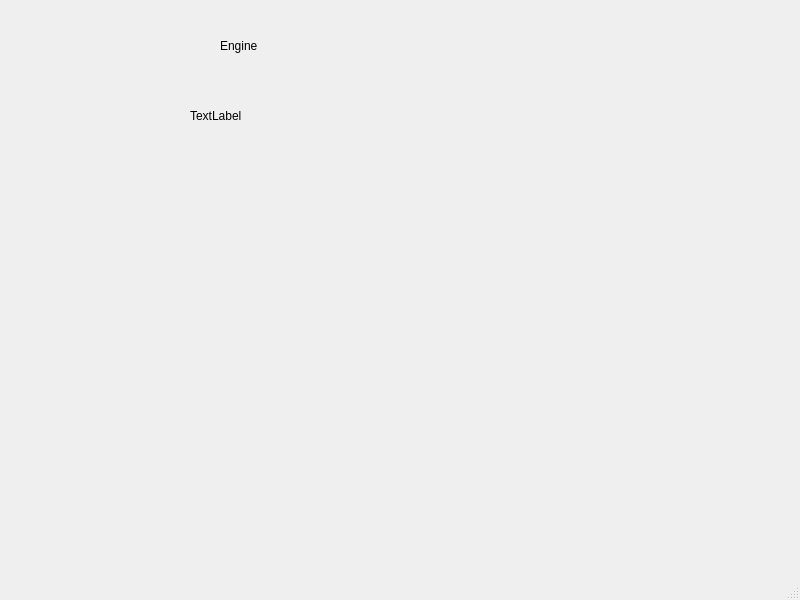
<?xml version="1.0" encoding="UTF-8"?>
<ui version="4.0">
 <class>MainWindow</class>
 <widget class="QMainWindow" name="MainWindow">
  <property name="geometry">
   <rect>
    <x>0</x>
    <y>0</y>
    <width>800</width>
    <height>600</height>
   </rect>
  </property>
  <property name="windowTitle">
   <string>MainWindow</string>
  </property>
  <widget class="QWidget" name="centralwidget">
   <widget class="QLabel" name="label">
    <property name="geometry">
     <rect>
      <x>220</x>
      <y>10</y>
      <width>251</width>
      <height>71</height>
     </rect>
    </property>
    <property name="text">
     <string>Engine </string>
    </property>
   </widget>
   <widget class="QLabel" name="label_2">
    <property name="geometry">
     <rect>
      <x>190</x>
      <y>80</y>
      <width>451</width>
      <height>71</height>
     </rect>
    </property>
    <property name="text">
     <string>TextLabel</string>
    </property>
   </widget>
  </widget>
  <widget class="QMenuBar" name="menubar">
   <property name="geometry">
    <rect>
     <x>0</x>
     <y>0</y>
     <width>800</width>
     <height>22</height>
    </rect>
   </property>
  </widget>
  <widget class="QStatusBar" name="statusbar"/>
 </widget>
 <resources/>
 <connections/>
</ui>
